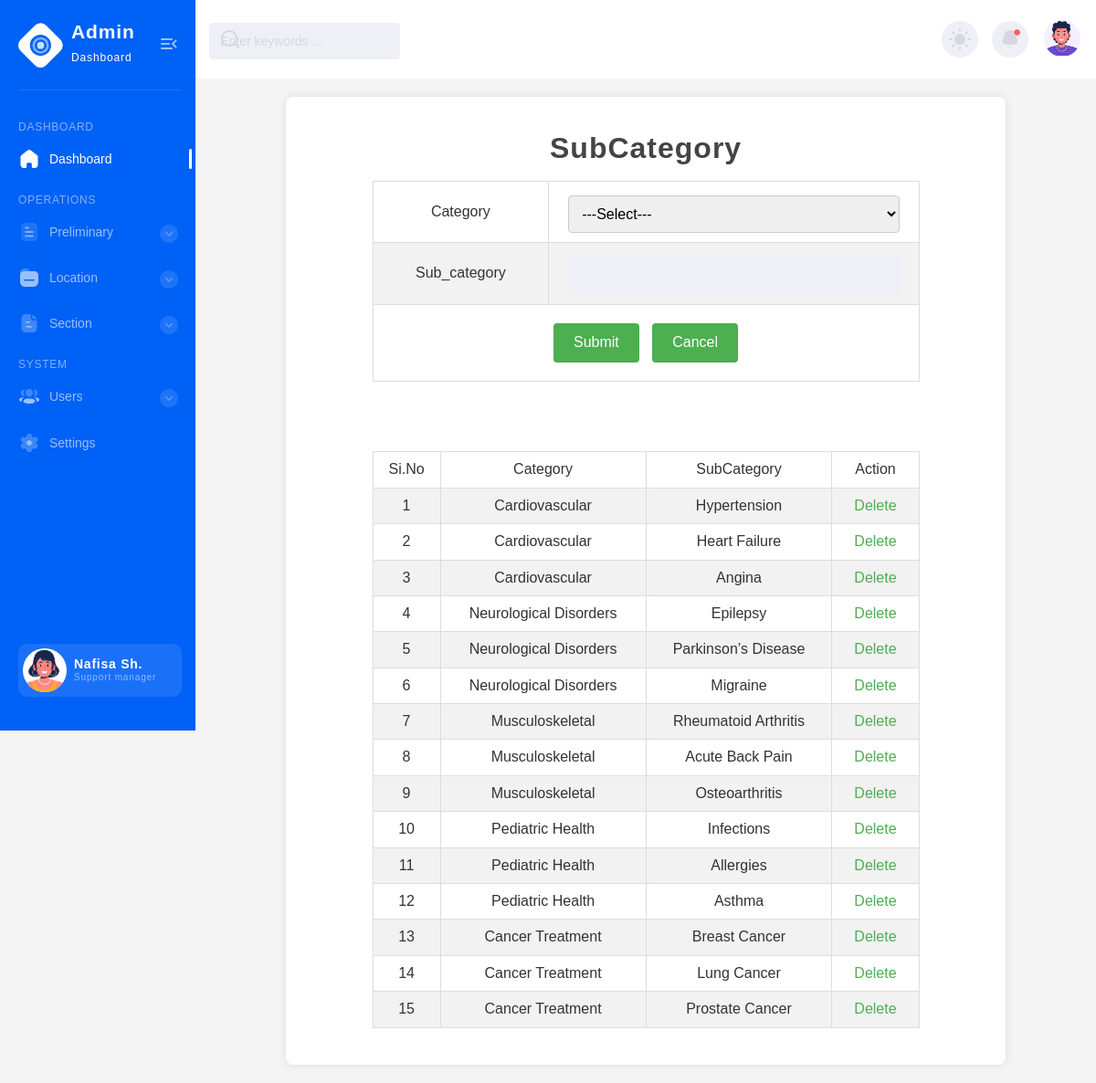
The app's page /Project/Admin/Subcategory.php with its own data.
### tables this page shows
CREATE TABLE `tbl_subcategory` (
  `subcat_id` int(11) NOT NULL,
  `subcat_name` varchar(30) NOT NULL,
  `category_id` int(11) NOT NULL
);

CREATE TABLE `tbl_category` (
  `category_id` int(30) NOT NULL,
  `category_name` varchar(30) NOT NULL
);

### Project/Admin/Subcategory.php (the view, shortened to what this page needs)
<?php
include("Head.php");
include('../Assets/Connection/Connection.php');
		?>
<!DOCTYPE html PUBLIC "-//W3C//DTD XHTML 1.0 Transitional//EN" "http://www.w3.org/TR/xhtml1/DTD/xhtml1-transitional.dtd">
<html xmlns="http://www.w3.org/1999/xhtml">
<head>
</head>
<body>
<form action="" method="post">
<h1 align="center">SubCategory</h1>
<table  border="1" align="center">
  <tr>
    <td>Category</td>
    <td>
    <select name="select_category" id="select_category">
    <option>---Select---</option>
    </select></td>
  </tr>
  <tr>
   <td>Sub_category</td>
    <td><input type="text" name="txt_subcategory" required="required"/> </td>
    </tr>
  <tr>
    <td colspan="2" align="center">
    <input name="btn_submit" type="submit" value="Submit" />
    <input name="btn_cancel" type="reset" value="Cancel"/>
    </td>
    </tr>
</table>
<br /><br />
<table  border="1" align="center">
  <tr>
    <td>Si.No</td>
    <td>Category</td>
    <td>SubCategory</td>
    <td>Action</td>
  </tr>
    <?php
  $i=0;
  $sel = "select * from tbl_subcategory s inner join tbl_category c on c.category_id = s.category_id";
  $result = $con -> query($sel);
  while($data = $result -> fetch_assoc())
  	{
		$i++;
  ?>
  <tr>
  	<td><?php echo $i ?></td>
    <td><?php echo $data["category_name"]?></td>
    <td><?php echo $data["subcat_name"]?></td>
    <td>
    <a href="Subcategory.php?did=<?php echo $data["subcat_id"]?>" class="a">Delete</a></td>
    </tr>
    <?php } ?>
</table>
</form>
</body>
</html>
<?php include("Foot.php"); ?>

### Project/Admin/Subcategory.php (style rules this page uses)
body { font-family: Arial, sans-serif; background-color: #f4f4f4; color: #333; margin: 0; padding: 0; }
h1 { text-align: center; color: #444; margin-top: 20px; }
table { width: 80%; margin: 20px auto; border-collapse: collapse; background-color: #fff; }
table, th, td { border: 1px solid #ddd; }
th, td { padding: 10px; text-align: center; }
tr:nth-child(even) { background-color: #f2f2f2; }
form { width: 80%; margin: 20px auto; background-color: #fff; padding: 20px; border-radius: 8px; box-shadow: 0 0 10px rgba(0, 0, 0, 0.1); }
input[type="text"], select { width: calc(100% - 22px); padding: 10px; border: 1px solid #ccc; border-radius: 4px; margin-top: 5px; }
input[type="submit"], input[type="reset"] { background-color: #4CAF50; color: white; padding: 10px 20px; border: none; border-radius: 4px; cursor: pointer; margin: 10px 5px; }
.a { color: #4CAF50; text-decoration: none; margin: 0 5px; }

### records on screen
tbl_subcategory: category.category_name "Cardiovascular", subcat_name "Hypertension"
tbl_subcategory: category.category_name "Cardiovascular", subcat_name "Heart Failure"
tbl_subcategory: category.category_name "Cardiovascular", subcat_name "Angina"
tbl_subcategory: category.category_name "Neurological Disorders", subcat_name "Epilepsy"
tbl_subcategory: category.category_name "Neurological Disorders", subcat_name "Parkinson’s Disease"
tbl_subcategory: category.category_name "Neurological Disorders", subcat_name "Migraine"
tbl_subcategory: category.category_name "Musculoskeletal", subcat_name "Rheumatoid Arthritis"
tbl_subcategory: category.category_name "Musculoskeletal", subcat_name "Acute Back Pain"
tbl_subcategory: category.category_name "Musculoskeletal", subcat_name "Osteoarthritis"
tbl_subcategory: category.category_name "Pediatric Health", subcat_name "Infections"
tbl_subcategory: category.category_name "Pediatric Health", subcat_name "Allergies"
tbl_subcategory: category.category_name "Pediatric Health", subcat_name "Asthma"
tbl_subcategory: category.category_name "Cancer Treatment", subcat_name "Breast Cancer"
tbl_subcategory: category.category_name "Cancer Treatment", subcat_name "Lung Cancer"
tbl_subcategory: category.category_name "Cancer Treatment", subcat_name "Prostate Cancer"
